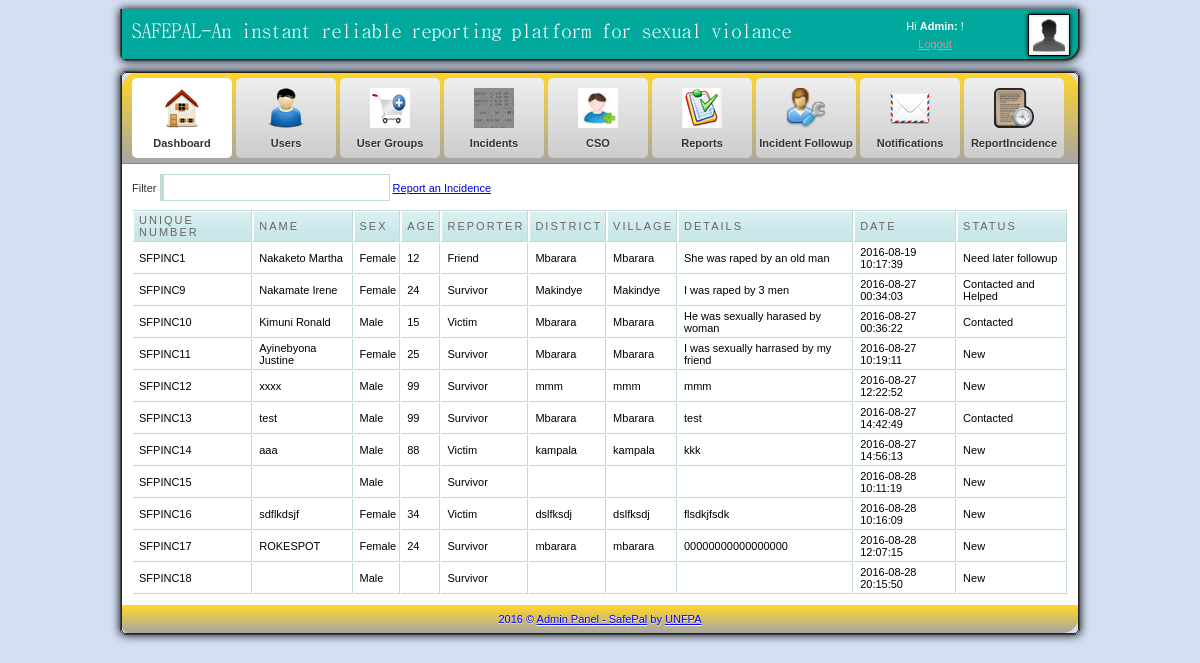
/admin/webreport.php, run on the app's committed database.
### tables this page shows
CREATE TABLE IF NOT EXISTS `incident_report_details` (
  `incident_report_id` int(10) NOT NULL AUTO_INCREMENT,
  `survivor_name` varchar(100) DEFAULT NULL,
  `survivor_gender` varchar(100) DEFAULT NULL,
  `survivor_contact_phone_number` int(100) DEFAULT NULL,
  `survivor_contact_email` varchar(100) DEFAULT NULL,
  `survivor_date_of_birth` varchar(100) DEFAULT NULL,
  `unique_case_number` varchar(100) DEFAULT NULL,
  `incident_location` varchar(100) DEFAULT NULL,
  `incident_date_and_time` timestamp NULL DEFAULT CURRENT_TIMESTAMP,
  `incident_description` text,
  `incident_reported_by` varchar(100) DEFAULT NULL,
  `number_of_perpetrators` varchar(100) DEFAULT NULL,
  `perpetrator_name` varchar(111) DEFAULT NULL,
  `perpetrator_gender` varchar(10) DEFAULT NULL,
  `perpetrator_estimated_age` varchar(11) DEFAULT NULL,
  `perpetrator_relationship` varchar(111) DEFAULT NULL,
  `perpetrator_location` varchar(111) DEFAULT NULL,
  `feedback` varchar(150) DEFAULT NULL,
  `authority` varchar(100) DEFAULT NULL,
  `date_of_interview_with_cso` date DEFAULT NULL,
  `incident_types_incident_type_id` int(11) DEFAULT NULL,
  `status` varchar(100) DEFAULT NULL,
  PRIMARY KEY (`incident_report_id`)
);

### admin/webreport.php (the view, shortened to what this page needs)
<html>
<head>
<link href="css/style.css" rel="stylesheet" type="text/css" />
<link rel="stylesheet" href="febe/style.css" type="text/css" media="screen" charset="utf-8">
<link href="src/facebox.css" media="screen" rel="stylesheet" type="text/css" />
  <html>
  <head>
<link href="css/style.css" rel="stylesheet" type="text/css" />
<link rel="stylesheet" href="febe/style.css" type="text/css" media="screen" charset="utf-8">
</head>
<body>
	<div id="container">
		<div id="adminbar-outer" class="radius-bottom">
			<div id="adminbar" class="radius-bottom" style="margin-top:0.9%">
				<a id="logo" href="dashboard.php"></a>
				<div id="details">
					<a class="avatar" href="javascript: void(0)">
					<img width="36" height="36" alt="avatar" src="img/avatar.jpg">
					</a>
					<div class="tcenter" style="margin-left:-20%">
					Hi
					<strong>Admin:<?php echo $_SESSION['fname']; ?></strong>
					!
					<br>
					<a class="alightred" href="../index.php">Logout</a>
					</div>
				</div>
			</div>
		</div>
		<div id="panel-outer" class="radius" style="opacity: 1" style="margin-top:10%">
			<div id="panel" class="radius" >
				<ul class="radius-top clearfix" id="main-menu">
					<li>
						<a class="active" href="dashboard.php">
							<img alt="Dashboard" src="img/m-dashboard.png" title='Home'>
							<span>Dashboard</span>
						</a>
					</li>
					<li>
						<a href="user.php">
							<img alt="Users" src="img/m-users.png" title='manage users'>
							<span>Users</span>
							<span class="submenu-arrow"></span>
						</a>
					</li>
					<li>
						<a href="levels.php">
							<img alt="Statistics" src="img/add.png" title='manage user levels'>
							<span>User Groups</span>
						</a>
					</li>
					<li>
						<a href="incidents.php">
							<img alt="Statistics" src="img/re.png" title='manage course units'>
							<span>Incidents</span>
						</a>
					</li>
					<li>
					<a href="cso.php">
							<img alt="Statistics" src="img/m-statistics.png" title='manage CSOs'>
							<span>CSO</span>
						</a>
					</li>
					<li>
						<a href="assignments.php">
							<img alt="Statistics" src="img/pr.png" title='view personal load'>
							<span>Reports</span>
						</a>
					</li>
					<li>
						<a href="followup.php">
							<img alt="Dashboard" src="img/cont.png" title='view teaching log books'>
							<span>Incident Followup</span>
						</a>
					</li>
					<li>
						<a href="notifications.php">
							<img alt="Newsletter" src="img/m-newsletter.png" title='view students messages'>
							<span>Notifications</span>
						</a>
					</li>
					<li>
						<a href="webreport.php">
							<img alt="Articles" src="img/m-articles.png" title='view students assesments'>
							<span>ReportIncidence</span>
							<span class="submenu-arrow"></span>
						</a>
					</li>
				</ul>
				<div id="content" class="clearfix">
					<label for="filter">Filter</label> <input type="text" name="filter" value="" id="filter" />
					<a rel="facebox" href="reportingincidence.php">Report an Incidence</a>
					<table cellpadding="1" cellspacing="1" id="resultTable">
						<thead>
							<tr>
							     <th> Unique Number </th>
								<th> Name </th>
								<th> Sex</th>
								<th> Age </th>
								<th> Reporter </th>
								<th> District</th>
								<th> Village</th>
								<th> Details </th>
								<th> Date</th>
								<th> Status</th>
							</tr>
						</thead>
						<tbody>
						<?php
							$result = mysql_query("SELECT * FROM incident_report_details");
							while($row = mysql_fetch_array($result))
								{
									echo '<tr class="record">';
										echo '<td><div align="left">SFPINC'.$row['incident_report_id'].'</div></td>';
										echo '<td><div align="left">'.$row['survivor_name'].'</div></td>';
									echo '<td><div align="left">'.$row['survivor_gender'].'</div></td>';
									echo '<td><div align="left">'.$row['perpetrator_estimated_age'].'</div></td>';
									echo '<td><div align="left">'.$row['incident_reported_by'].'</div></td>';
									echo '<td><div align="left">'.$row['incident_location'].'</div></td>';
									echo '<td><div align="left">'.$row['incident_location'].'</div></td>';
									echo '<td><div align="left">'.$row['incident_description'].'</div></td>';
									echo '<td><div align="left">'.$row['incident_date_and_time'].'</div></td>';
									echo '<td><div align="left">'.$row['status'].'</div></td>';
									echo '</tr>';
								}
							?>
						</tbody>
					</table>
				</div>
				<div id="footer" class="radius-bottom">
					2016 ©
					<a class="afooter-link" href="">Admin Panel - SafePal</a>
					by
					<a class="afooter-link" href="">UNFPA</a>
				</div>
			</div>
		</div>
	</div>
</body>
</html>

### admin/css/style.css (style rules this page uses)
html, body { background: url("../img/bg.jpg") repeat scroll 0 0 #333333; color: #333333; font-family: Arial,Helvetica,sans-serif; font-size: 11px; line-height: 1.6; margin:0; }
#container { margin: 0 auto; width: 960px; }
#login-container-outer, #container #adminbar-outer, #container #panel-outer { border: 1px solid #444444; box-shadow: 0 0 10px #000000; }
#container #adminbar-outer { background: none repeat scroll 0 0 #403F44; border-top: medium none; margin: 0 0 10px; }
.radius-bottom { border-bottom-left-radius: 5px; border-bottom-right-radius: 5px; }
#login-container, #container #adminbar, #container #panel { border: 1px solid #222222; }
#container #adminbar { background: url("../img/adminbar.png") repeat scroll left top transparent; border-top: medium none; height: 50px; }
.radius-bottom { border-bottom-left-radius: 7px; border-bottom-right-radius: 15px; }
.clearfix { clear:both; }
#container #adminbar a#logo { background: url("../img/logo.png") no-repeat scroll left top transparent; display: block; float: left; height: 50px; width: 700px; }
#container #adminbar #details { color: #FFFFFF; float: right; height: 34px; line-height: 18px; padding: 8px; width: 184px; }
#container #adminbar #details a.avatar { background-color: #EEEEEE; border: 1px solid #000000; box-shadow: 0 0 4px #000000; display: block; float: right; height: 36px; margin: -3px 0 0 7px; padding: 2px; width: 36px; }
.tcenter { text-align: center; }
a.alightred { color: #FF8181; }
.radius { border-radius: 5px 5px 5px 5px; }
#container #panel ul#main-menu, #container #panel #footer, #login-extra { background-color: #D5D5D5; background-image: linear-gradient(#ffd52a, #A6A6A6); }
ul#main-menu { border-bottom: 1px solid #888888; list-style: none outside none; margin: 0; padding: 0 10px; }
.radius-top { border-top-left-radius: 15px; border-top-right-radius: 15px; }
ul#main-menu li { float: left; margin: 5px 4px 5px 0; }
ul#main-menu li a.active { background: none repeat scroll 0 0 #FFFFFF; text-shadow: 0 1px 1px #FFFFFF; }
ul#main-menu li a { background: linear-gradient(#EEEEEE, #CCCCCC) repeat scroll 0 0 #EEEEEE; border-radius: 5px 5px 5px 5px; color: #333333; display: block; font-weight: bold; height: 80px; line-height: 1px; position: relative; text-align: center; text-shadow: 0 1px 1px #EEEEEE; width: 100px; text-decoration:none; }
ul#main-menu li a img { height: 40px; padding: 10px 15px 5px; width: 40px; }
ul#main-menu li a span { display: block; line-height: 20px; padding: 0 0 5px; }
#container #content { padding: 10px; background-color:#ffffff; }
#container #footer { border-top: 1px solid #CCCCCC; color: #0000ff; margin: 0; padding: 5px; text-align: center; text-shadow: 0 1px 1px #EEEEEE; }
a.afooter-link { color: #0000ff; text-shadow: 0 1px 1px #FFFFFF; }

### admin/febe/style.css (style rules this page uses)
#resultTable { background-color: white; margin-top: 8px; width: 100%; color:#000000; }
#resultTable th.sortable { background: url("bg_header.jpg") no-repeat scroll 0 0 #CAE8EA; border-bottom: 1px solid #C1DAD7; border-right: 1px solid #C1DAD7; border-top: 1px solid #C1DAD7; color: #4F6B72; font: normal 11px "Trebuchet MS",Verdana,Arial,Helvetica,sans-serif; letter-spacing: 2px; padding: 3px 3px 3px 6px; text-align: left; text-transform: uppercase; color: #666; cursor: pointer; text-decoration: none; }
#resultTable th { background: url("bg_header.jpg") no-repeat scroll 0 0 #CAE8EA; border-bottom: 1px solid #C1DAD7; border-right: 1px solid #C1DAD7; border-top: 1px solid #C1DAD7; color: #4F6B72; font: normal 11px "Trebuchet MS",Verdana,Arial,Helvetica,sans-serif; letter-spacing: 2px; padding: 3px 3px 3px 6px; text-align: left; text-transform: uppercase; color: #666; cursor: pointer; text-decoration: none; }
#resultTable td { border-bottom: 1px solid #C1DAD7; border-right: 1px solid #C1DAD7; padding: 3px 3px 3px 6px; font: normal 11px "Trebuchet MS",Verdana,Arial,Helvetica,sans-serif; }
#resultTable td.odd { font: normal 11px "Trebuchet MS",Verdana,Arial,Helvetica,sans-serif; }
#filter { width: 230px; border: 1px solid #C1DAD7; border-left: 4px solid #C1DAD7; padding:5px; background-image:url('../images/filter.gif'); background-repeat:no-repeat; background-position: 3px 5px; padding-left:20px; }
.clearfix { clear:both; }

### data on the page
incident_report_details: incident_report_id "1", survivor_name "Nakaketo Martha", survivor_gender "Female", perpetrator_estimated_age "12", incident_reported_by "Friend", incident_location "Mbarara", incident_description "She was raped by an old man", incident_date_and_time "2016-08-19 10:17:39", status "Need later followup"
incident_report_details: incident_report_id "9", survivor_name "Nakamate Irene", survivor_gender "Female", perpetrator_estimated_age "24", incident_reported_by "Survivor", incident_location "Makindye", incident_description "I was raped by 3 men", incident_date_and_time "2016-08-27 00:34:03", status "Contacted and Helped"
incident_report_details: incident_report_id "10", survivor_name "Kimuni Ronald", survivor_gender "Male", perpetrator_estimated_age "15", incident_reported_by "Victim", incident_location "Mbarara", incident_description "He was sexually harased by woman", incident_date_and_time "2016-08-27 00:36:22", status "Contacted"
incident_report_details: incident_report_id "11", survivor_name "Ayinebyona Justine", survivor_gender "Female", perpetrator_estimated_age "25", incident_reported_by "Survivor", incident_location "Mbarara", incident_description "I was sexually harrased by my friend", incident_date_and_time "2016-08-27 10:19:11", status "New"
incident_report_details: incident_report_id "12", survivor_name "xxxx", survivor_gender "Male", perpetrator_estimated_age "99", incident_reported_by "Survivor", incident_location "mmm", incident_description "mmm", incident_date_and_time "2016-08-27 12:22:52", status "New"
incident_report_details: incident_report_id "13", survivor_name "test", survivor_gender "Male", perpetrator_estimated_age "99", incident_reported_by "Survivor", incident_location "Mbarara", incident_description "test", incident_date_and_time "2016-08-27 14:42:49", status "Contacted"
incident_report_details: incident_report_id "14", survivor_name "aaa", survivor_gender "Male", perpetrator_estimated_age "88", incident_reported_by "Victim", incident_location "kampala", incident_description "kkk", incident_date_and_time "2016-08-27 14:56:13", status "New"
incident_report_details: incident_report_id "15", survivor_gender "Male", incident_reported_by "Survivor", incident_date_and_time "2016-08-28 10:11:19", status "New"
incident_report_details: incident_report_id "16", survivor_name "sdflkdsjf", survivor_gender "Female", perpetrator_estimated_age "34", incident_reported_by "Victim", incident_location "dslfksdj", incident_description "flsdkjfsdk", incident_date_and_time "2016-08-28 10:16:09", status "New"
incident_report_details: incident_report_id "17", survivor_name "ROKESPOT", survivor_gender "Female", perpetrator_estimated_age "24", incident_reported_by "Survivor", incident_location "mbarara", incident_description "00000000000000000", incident_date_and_time "2016-08-28 12:07:15", status "New"
incident_report_details: incident_report_id "18", survivor_gender "Male", incident_reported_by "Survivor", incident_date_and_time "2016-08-28 20:15:50", status "New"
